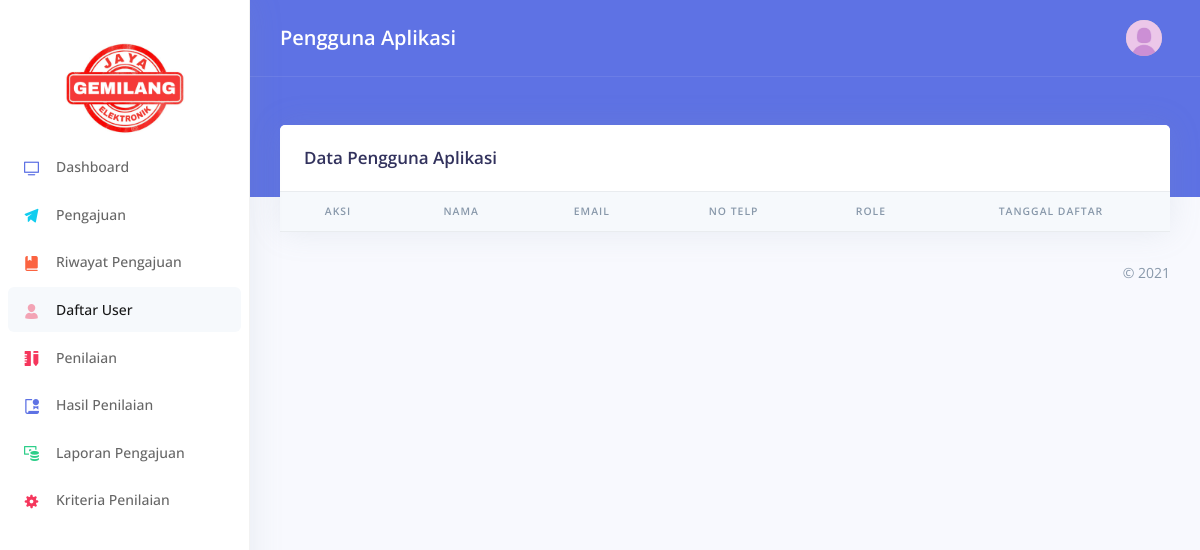
The page /index.php/users on the database as committed earlier.
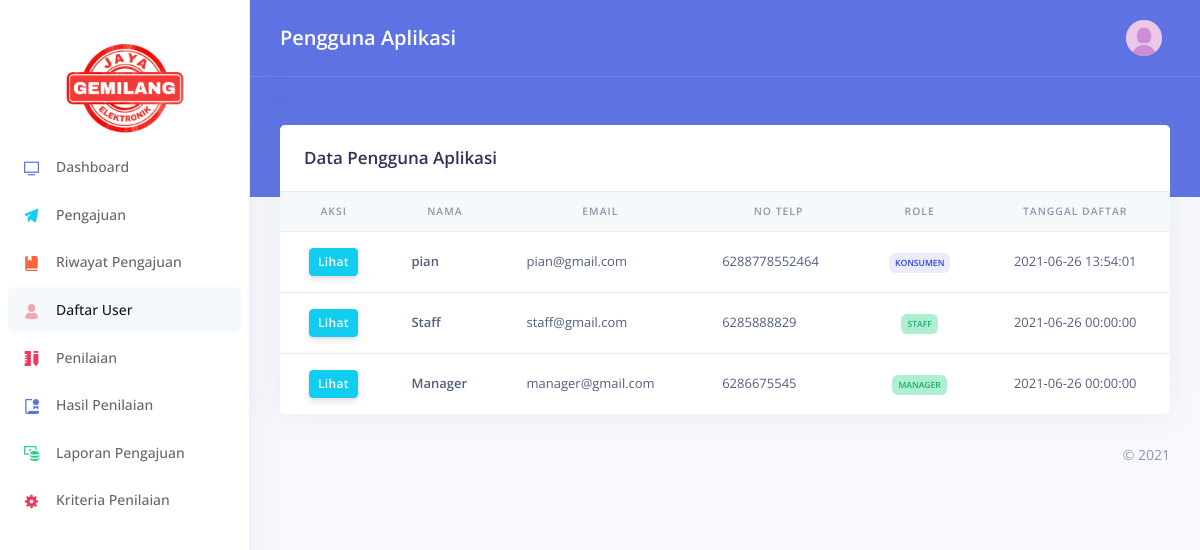
The same page on the database as committed later.
### tables this page shows
CREATE TABLE `user` (
  `id` int(11) NOT NULL,
  `fullname` varchar(255) DEFAULT NULL,
  `email` varchar(30) DEFAULT NULL,
  `phone` varchar(15) DEFAULT NULL,
  `address` text DEFAULT NULL,
  `birthdate` datetime DEFAULT NULL,
  `gender` char(1) DEFAULT NULL,
  `password` varchar(50) DEFAULT NULL,
  `created_date` datetime DEFAULT NULL,
  `role` varchar(15) DEFAULT NULL,
  `updated_date` datetime DEFAULT NULL
);

### application/core/MY_Controller.php (called while the page is built, shortened)
<?php if (!defined('BASEPATH')) exit('No direct script access allowed');
class Core_Controller extends CI_Controller
{
  public function template($view = "", $title = "", $data = [])
  {
    $dta['content'] = $view;
    $dta['site_title'] = "Creditapp";
    $dta['site_subtitle'] = $title;
    $pass = array_merge($dta, $data);
    $this->load->view('template_v', $pass);
  }
}

### application/controllers/Users.php (called while the page is built, shortened)
<?php
class Users extends Core_Controller
{
  public function index()
  {
    $data['list_user'] = $this->User_m->getUser()->result_array();
    $this->template("users_v", "Pengguna Aplikasi", $data);
  }
}

### index.php (called while the page is built, shortened)
<?php
require_once BASEPATH.'core/CodeIgniter.php';

### application/models/User_m.php (called while the page is built, shortened)
<?php if (!defined('BASEPATH')) exit('No direct script access allowed');
class User_m extends CI_Model
{
  public function getUser()
  {
    return $this->db->get("user");
  }
}

### application/views/users_v.php (the view)
<div class="row">
  <div class="col-xl-12">
    <div class="card">
      <div class="card-header border-0">
        <div class="row align-items-center">
          <div class="col">
            <h3 class="mb-0">Data Pengguna Aplikasi</h3>
          </div>
        </div>
      </div>
      <div class="table-responsive">
        <table class="table align-items-center table-flush">
          <thead class="thead-light">
            <tr align="center">
              <th scope="col">Aksi</th>
              <th scope="col">Nama</th>
              <th scope="col">Email</th>
              <th scope="col">No Telp</th>
              <th scope="col">Role</th>
              <th scope="col">Tanggal Daftar</th>
            </tr>
          </thead>
          <tbody>
            <?php foreach ((array)$list_user as $key => $value) {
              $bdg = $value['role'] == "Konsumen" ? "primary" : "success";
            ?>
              <tr>
                <td align="center">
                  <a class="btn btn-sm btn-info" href="<?= site_url('users/detail/' . $value['id']) ?>">Lihat</a>
                </td>
                <th scope="row"><?= $value['fullname'] ?></th>
                <td><?= $value['email'] ?></td>
                <td><?= $value['phone'] ?></td>
                <td align="center">
                  <div class="badge badge-<?= $bdg ?>"><?= $value['role'] ?></div>
                </td>
                <td align="center"><?= $value['created_date'] ?></td>
              </tr>
            <?php } ?>
          </tbody>
        </table>
      </div>
    </div>
  </div>
</div>

Rows that differ between the two databases and show on the page:
added user: fullname "pian", email "pian@gmail.com", phone "6288778552464", role "KONSUMEN", created_date "2021-06-26 13:54:01"
added user: fullname "Staff", email "staff@gmail.com", phone "6285888829", role "STAFF", created_date "2021-06-26 00:00:00"
added user: fullname "Manager", email "manager@gmail.com", phone "6286675545", role "MANAGER", created_date "2021-06-26 00:00:00"
